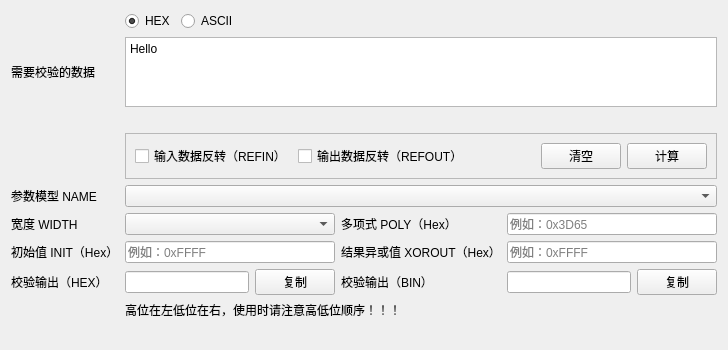
<?xml version="1.0" encoding="UTF-8"?>
<ui version="4.0">
 <class>CRCCalculator</class>
 <widget class="QWidget" name="CRCCalculator">
  <property name="geometry">
   <rect>
    <x>0</x>
    <y>0</y>
    <width>728</width>
    <height>349</height>
   </rect>
  </property>
  <property name="windowTitle">
   <string>CRC计算器</string>
  </property>
  <layout class="QGridLayout" name="gridLayout">
   <item row="6" column="1" colspan="2">
    <widget class="QLineEdit" name="lineEditInit">
     <property name="placeholderText">
      <string>例如：0xFFFF</string>
     </property>
    </widget>
   </item>
   <item row="6" column="0">
    <widget class="QLabel" name="label_6">
     <property name="text">
      <string>初始值 INIT（Hex）</string>
     </property>
    </widget>
   </item>
   <item row="7" column="1">
    <widget class="QLineEdit" name="lineEditOutputHex"/>
   </item>
   <item row="1" column="1" colspan="5">
    <widget class="QTextEdit" name="textEdit">
     <property name="html">
      <string>&lt;!DOCTYPE HTML PUBLIC &quot;-//W3C//DTD HTML 4.0//EN&quot; &quot;http://www.w3.org/TR/REC-html40/strict.dtd&quot;&gt;
&lt;html&gt;&lt;head&gt;&lt;meta name=&quot;qrichtext&quot; content=&quot;1&quot; /&gt;&lt;style type=&quot;text/css&quot;&gt;
p, li { white-space: pre-wrap; }
&lt;/style&gt;&lt;/head&gt;&lt;body style=&quot; font-family:'SimSun'; font-size:9pt; font-weight:400; font-style:normal;&quot;&gt;
&lt;p style=&quot; margin-top:0px; margin-bottom:0px; margin-left:0px; margin-right:0px; -qt-block-indent:0; text-indent:0px;&quot;&gt;Hello&lt;/p&gt;&lt;/body&gt;&lt;/html&gt;</string>
     </property>
    </widget>
   </item>
   <item row="5" column="4" colspan="2">
    <widget class="QLineEdit" name="lineEditPoly">
     <property name="text">
      <string/>
     </property>
     <property name="placeholderText">
      <string>例如：0x3D65</string>
     </property>
    </widget>
   </item>
   <item row="9" column="1" colspan="5">
    <widget class="QLabel" name="labelInfo">
     <property name="text">
      <string/>
     </property>
    </widget>
   </item>
   <item row="5" column="3">
    <widget class="QLabel" name="label_5">
     <property name="text">
      <string>多项式 POLY（Hex）</string>
     </property>
    </widget>
   </item>
   <item row="6" column="3">
    <widget class="QLabel" name="label_7">
     <property name="text">
      <string>结果异或值 XOROUT（Hex）</string>
     </property>
    </widget>
   </item>
   <item row="4" column="0">
    <widget class="QLabel" name="label">
     <property name="text">
      <string>参数模型 NAME</string>
     </property>
    </widget>
   </item>
   <item row="7" column="5">
    <widget class="QPushButton" name="pushButtonCopyBin">
     <property name="text">
      <string>复制</string>
     </property>
    </widget>
   </item>
   <item row="6" column="4" colspan="2">
    <widget class="QLineEdit" name="lineEditXOROUT">
     <property name="placeholderText">
      <string>例如：0xFFFF</string>
     </property>
    </widget>
   </item>
   <item row="7" column="0">
    <widget class="QLabel" name="label_8">
     <property name="text">
      <string>校验输出（HEX）</string>
     </property>
    </widget>
   </item>
   <item row="3" column="1" colspan="5">
    <widget class="QFrame" name="frame_2">
     <property name="frameShape">
      <enum>QFrame::StyledPanel</enum>
     </property>
     <property name="frameShadow">
      <enum>QFrame::Raised</enum>
     </property>
     <layout class="QHBoxLayout" name="horizontalLayout_2">
      <item>
       <widget class="QCheckBox" name="checkBoxRefIn">
        <property name="text">
         <string>输入数据反转（REFIN）</string>
        </property>
       </widget>
      </item>
      <item>
       <widget class="QCheckBox" name="checkBoxRefOut">
        <property name="text">
         <string>输出数据反转（REFOUT）</string>
        </property>
       </widget>
      </item>
      <item>
       <spacer name="horizontalSpacer_2">
        <property name="orientation">
         <enum>Qt::Horizontal</enum>
        </property>
        <property name="sizeHint" stdset="0">
         <size>
          <width>40</width>
          <height>20</height>
         </size>
        </property>
       </spacer>
      </item>
      <item>
       <widget class="QPushButton" name="pushButtonClear">
        <property name="text">
         <string>清空</string>
        </property>
       </widget>
      </item>
      <item>
       <widget class="QPushButton" name="pushButtonCalculate">
        <property name="text">
         <string>计算</string>
        </property>
       </widget>
      </item>
     </layout>
    </widget>
   </item>
   <item row="4" column="1" colspan="5">
    <widget class="QComboBox" name="comboBoxName"/>
   </item>
   <item row="2" column="1" colspan="5">
    <widget class="QLabel" name="labelInputType">
     <property name="text">
      <string/>
     </property>
    </widget>
   </item>
   <item row="1" column="0">
    <widget class="QLabel" name="label_3">
     <property name="text">
      <string>需要校验的数据</string>
     </property>
    </widget>
   </item>
   <item row="0" column="1" colspan="5">
    <widget class="QFrame" name="frame">
     <property name="styleSheet">
      <string notr="true">QFrame {
	border:none
}</string>
     </property>
     <property name="frameShape">
      <enum>QFrame::StyledPanel</enum>
     </property>
     <property name="frameShadow">
      <enum>QFrame::Raised</enum>
     </property>
     <layout class="QHBoxLayout" name="horizontalLayout">
      <property name="leftMargin">
       <number>0</number>
      </property>
      <property name="topMargin">
       <number>0</number>
      </property>
      <property name="rightMargin">
       <number>0</number>
      </property>
      <property name="bottomMargin">
       <number>0</number>
      </property>
      <item>
       <widget class="QRadioButton" name="radioButtonHex">
        <property name="text">
         <string>HEX</string>
        </property>
        <property name="checked">
         <bool>true</bool>
        </property>
       </widget>
      </item>
      <item>
       <widget class="QRadioButton" name="radioButtonASCII">
        <property name="text">
         <string>ASCII</string>
        </property>
       </widget>
      </item>
      <item>
       <spacer name="horizontalSpacer">
        <property name="orientation">
         <enum>Qt::Horizontal</enum>
        </property>
        <property name="sizeHint" stdset="0">
         <size>
          <width>40</width>
          <height>20</height>
         </size>
        </property>
       </spacer>
      </item>
     </layout>
    </widget>
   </item>
   <item row="8" column="1" colspan="4">
    <widget class="QLabel" name="label_10">
     <property name="styleSheet">
      <string notr="true">QLabel{
	color:&quot;red&quot;
}</string>
     </property>
     <property name="text">
      <string>高位在左低位在右，使用时请注意高低位顺序！！！</string>
     </property>
    </widget>
   </item>
   <item row="7" column="4">
    <widget class="QLineEdit" name="lineEditOutputBin"/>
   </item>
   <item row="5" column="0">
    <widget class="QLabel" name="label_2">
     <property name="text">
      <string>宽度 WIDTH</string>
     </property>
    </widget>
   </item>
   <item row="7" column="2">
    <widget class="QPushButton" name="pushButtonCopyHex">
     <property name="text">
      <string>复制</string>
     </property>
    </widget>
   </item>
   <item row="7" column="3">
    <widget class="QLabel" name="label_9">
     <property name="text">
      <string>校验输出（BIN）</string>
     </property>
    </widget>
   </item>
   <item row="5" column="1" colspan="2">
    <widget class="QComboBox" name="comboBoxWidth"/>
   </item>
  </layout>
  <zorder>label_6</zorder>
  <zorder>lineEditOutputHex</zorder>
  <zorder>textEdit</zorder>
  <zorder>lineEditPoly</zorder>
  <zorder>labelInfo</zorder>
  <zorder>label_5</zorder>
  <zorder>label_7</zorder>
  <zorder>label</zorder>
  <zorder>pushButtonCopyBin</zorder>
  <zorder>lineEditXOROUT</zorder>
  <zorder>label_8</zorder>
  <zorder>frame_2</zorder>
  <zorder>comboBoxName</zorder>
  <zorder>labelInputType</zorder>
  <zorder>label_3</zorder>
  <zorder>frame</zorder>
  <zorder>label_10</zorder>
  <zorder>lineEditOutputBin</zorder>
  <zorder>label_2</zorder>
  <zorder>pushButtonCopyHex</zorder>
  <zorder>label_9</zorder>
  <zorder>comboBoxWidth</zorder>
  <zorder>lineEditInit</zorder>
 </widget>
 <resources/>
 <connections>
  <connection>
   <sender>pushButtonClear</sender>
   <signal>clicked()</signal>
   <receiver>textEdit</receiver>
   <slot>clear()</slot>
   <hints>
    <hint type="sourcelabel">
     <x>578</x>
     <y>165</y>
    </hint>
    <hint type="destinationlabel">
     <x>560</x>
     <y>71</y>
    </hint>
   </hints>
  </connection>
  <connection>
   <sender>pushButtonCopyHex</sender>
   <signal>clicked()</signal>
   <receiver>lineEditOutputHex</receiver>
   <slot>selectAll()</slot>
   <hints>
    <hint type="sourcelabel">
     <x>304</x>
     <y>287</y>
    </hint>
    <hint type="destinationlabel">
     <x>236</x>
     <y>290</y>
    </hint>
   </hints>
  </connection>
  <connection>
   <sender>pushButtonCopyHex</sender>
   <signal>clicked()</signal>
   <receiver>lineEditOutputHex</receiver>
   <slot>copy()</slot>
   <hints>
    <hint type="sourcelabel">
     <x>333</x>
     <y>296</y>
    </hint>
    <hint type="destinationlabel">
     <x>201</x>
     <y>297</y>
    </hint>
   </hints>
  </connection>
  <connection>
   <sender>pushButtonCopyBin</sender>
   <signal>clicked()</signal>
   <receiver>lineEditOutputBin</receiver>
   <slot>selectAll()</slot>
   <hints>
    <hint type="sourcelabel">
     <x>671</x>
     <y>288</y>
    </hint>
    <hint type="destinationlabel">
     <x>622</x>
     <y>289</y>
    </hint>
   </hints>
  </connection>
  <connection>
   <sender>pushButtonCopyBin</sender>
   <signal>clicked()</signal>
   <receiver>lineEditOutputBin</receiver>
   <slot>copy()</slot>
   <hints>
    <hint type="sourcelabel">
     <x>662</x>
     <y>295</y>
    </hint>
    <hint type="destinationlabel">
     <x>616</x>
     <y>295</y>
    </hint>
   </hints>
  </connection>
 </connections>
</ui>
